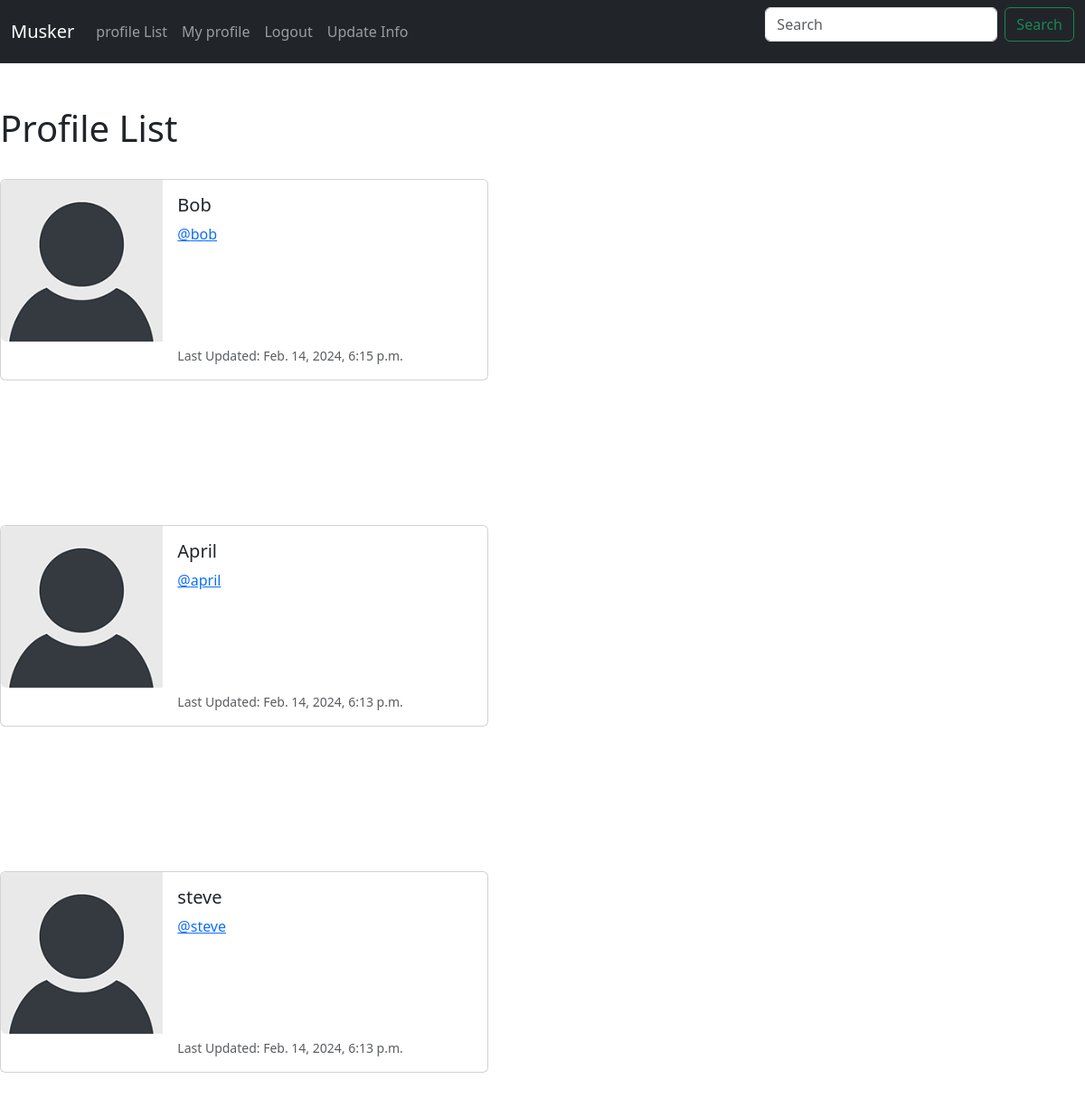
Before: /profile_list/ (signed in) with the older database file.
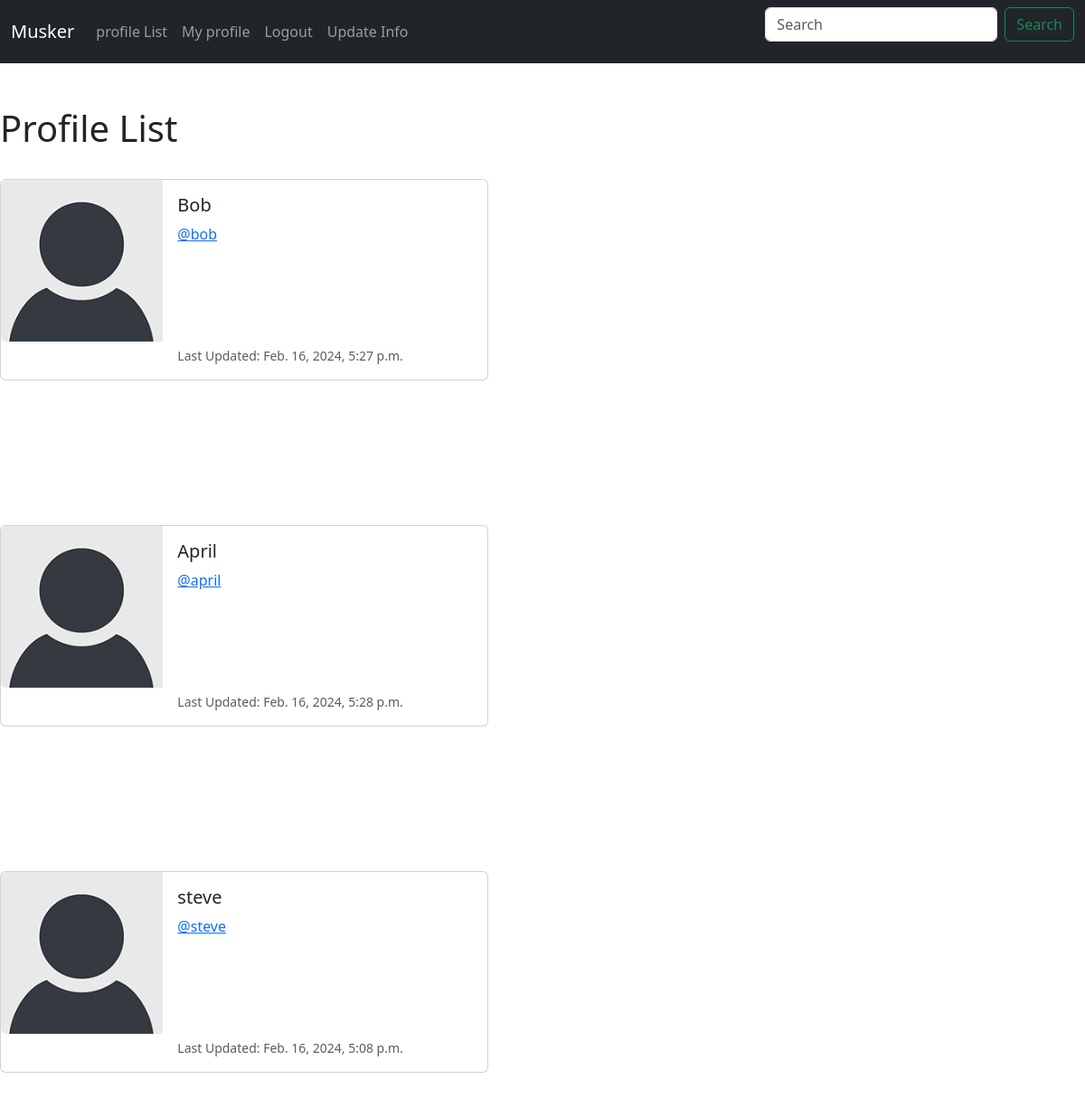
After: the same page with the newer database file.
### muskerapp/models.py (models this page shows, shortened)
class Profile(models.Model):
    user = models.OneToOneField(User, on_delete=models.CASCADE)
    Follows=models.ManyToManyField("self",
                                   related_name="followed_by",
                                   symmetrical=False,
                                   blank=True,
                                   )
    date_modified=models.DateTimeField(User,auto_now=True)
    profile_image=models.ImageField(null=True, blank=True,upload_to="images/")

### muskerapp/views.py (the view)
# urls.py: path('profile_list/',profile_list,name="profile_list"),
def profile_list(request):
    if request.user.is_authenticated:
        profiles=Profile.objects.exclude(user=request.user)
        return render(request,'profile_list.html',{'profiles':profiles})
    else:
        messages.success(request,("you must be logged in"))
        return redirect('home')

### muskerapp/templates/profile_list.html
{% extends "base.html" %}
{% load static %}
{%block content%}
<h1>Profile List</h1>
<br/>
{%if profiles%}
    {%for profile in profiles%}
    <div class="card mb-3" style="max-width: 540px;">
        <div class="row g-0">
          <div class="col-md-4">
            <img src="{% static 'images/default_profile_pic.png' %}" class="img-fluid rounded-start" alt="...">
          </div>
          <div class="col-md-8">
            <div class="card-body">
              <h5 class="card-title">{{profile.user.username}}</h5>
              <p class="card-text"><a href="{% url 'profile' profile.user.id %}">@{{profile.user.username |lower}}</a></p>
              <br/><br/>
              <br/><br/>
              <p class="card-text"><small class="text-body-secondary">Last Updated: {{profile.date_modified}}</small></p>
            </div>
          </div>
        </div>
      </div>
      <br/><br/>
      <br/><br/>
      <br/><br/>
    {% endfor %}
{% endif %}
{%endblock%}

Changed rows visible on the page:
changed Profile "Bob": date_modified "Feb. 14, 2024, 6:15 p.m." → "Feb. 16, 2024, 5:27 p.m."
changed Profile "April": date_modified "Feb. 14, 2024, 6:13 p.m." → "Feb. 16, 2024, 5:28 p.m."
changed Profile "steve": date_modified "Feb. 14, 2024, 6:13 p.m." → "Feb. 16, 2024, 5:08 p.m."
